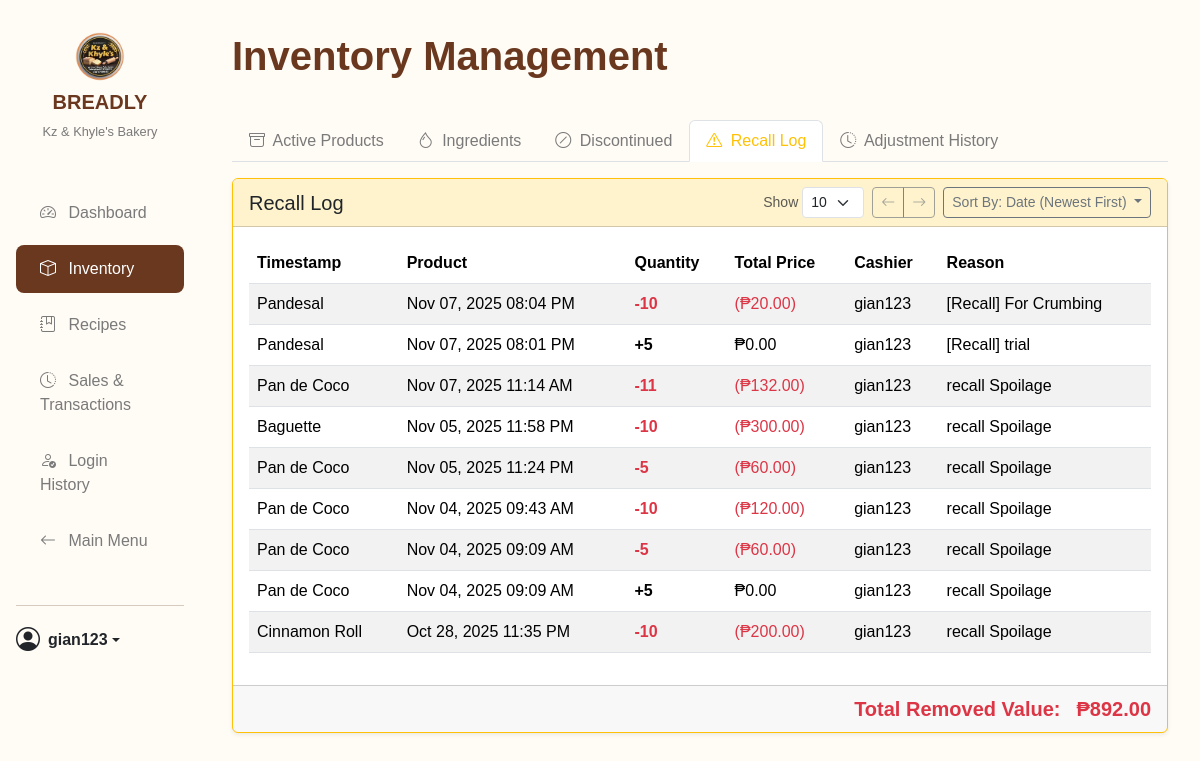
The page /nav/inventory_management.php?active_tab=recall (signed in) on the database as committed earlier.
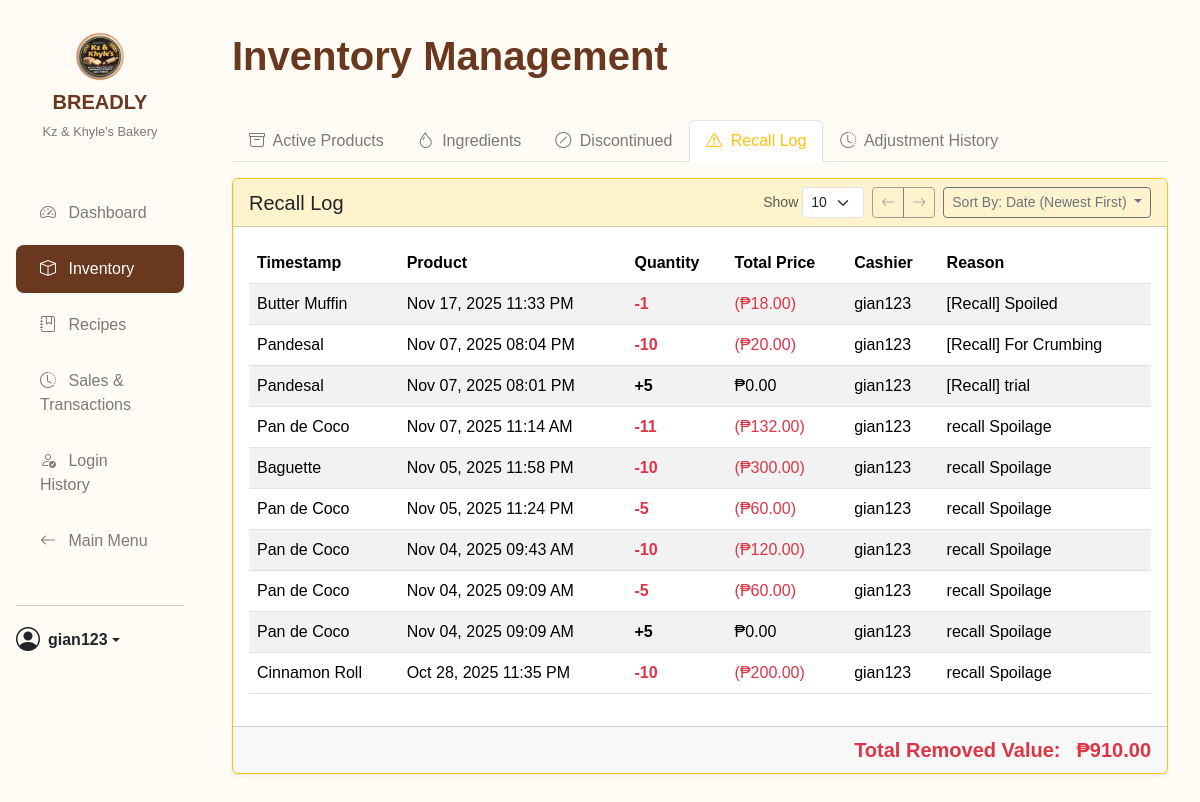
The same page on the database as committed later.
### tables this page shows
CREATE TABLE `stock_adjustments` (
  `adjustment_id` int(11) NOT NULL,
  `item_id` int(11) NOT NULL,
  `item_type` enum('product','ingredient') NOT NULL,
  `user_id` int(11) DEFAULT NULL,
  `adjustment_qty` float NOT NULL COMMENT 'Can be positive (add) or negative (remove)',
  `reason` varchar(255) DEFAULT NULL,
  `timestamp` datetime DEFAULT current_timestamp()
);

CREATE TABLE `users` (
  `user_id` int(11) NOT NULL,
  `username` varchar(100) NOT NULL,
  `password` varchar(255) DEFAULT NULL,
  `role` enum('manager','cashier') NOT NULL,
  `email` varchar(150) DEFAULT NULL,
  `phone_number` varchar(11) DEFAULT NULL,
  `enable_daily_report` tinyint(1) NOT NULL DEFAULT 0 COMMENT 'For daily SMS reports',
  `created_at` timestamp NOT NULL DEFAULT current_timestamp()
);

### db_connection.php (called while the page is built, shortened)
<?php
class Database {
    private $host = DB_HOST;
    private $db_name = DB_NAME;
    private $username = DB_USER;
    private $password = DB_PASS;
    private $conn;
    private function connect() {
        try {
            $this->conn = new PDO(
                "mysql:host={$this->host};dbname={$this->db_name};charset=utf8mb4",
                $this->username,
                $this->password
            );
            $this->conn->setAttribute(PDO::ATTR_ERRMODE, PDO::ERRMODE_EXCEPTION);
        } catch (PDOException $e) {
            error_log("Database Connection Failed: " . $e->getMessage());
            die("A critical database connection error occurred. Please contact support.");
        }
    }
    public function getConnection() {
        return $this->conn;
    }
}
?>

### src/InventoryManager.php (called while the page is built, shortened)
<?php
require_once '../db_connection.php';
class InventoryManager {
    private $conn;
    public function __construct() {
        $db = new Database();
        $this->conn = $db->getConnection();
    }
    public function getRecallHistoryByDate($date_start, $date_end) {
        try {
            $stmt = $this->conn->prepare("CALL InventoryGetRecallHistory(?, ?)");
            $stmt->execute([$date_start, $date_end]);
            $data = $stmt->fetchAll(PDO::FETCH_ASSOC);
            return $data;
        } catch (PDOException $e) {
            error_log("Error fetching recall history: " . $e->getMessage());
            return [];
        }
    }
}
?>

### nav/inventory_management.php (the view, shortened to what the rows shown need)
<?php
require_once "../src/InventoryManager.php";
$inventoryManager = new InventoryManager();
$active_tab = "products";
if (isset($_POST["active_tab"])) {
    $active_tab = $_POST["active_tab"];
} elseif (isset($_GET["active_tab"])) {
    $active_tab = $_GET["active_tab"];
} elseif (isset($_SESSION["active_tab"])) {
    $active_tab = $_SESSION["active_tab"];
    unset($_SESSION["active_tab"]);
}
$recall_history = $inventoryManager->getRecallHistoryByDate(
    "1970-01-01",
    "2099-12-31"
);
?>
<!DOCTYPE html>
<html lang="en">
<head>
    <link href="https://cdn.jsdelivr.net/npm/bootstrap@5.3.3/dist/css/bootstrap.min.css" rel="stylesheet">
    <link rel="stylesheet" href="https://cdn.jsdelivr.net/npm/bootstrap-icons@1.11.3/font/bootstrap-icons.css">
    <link rel="stylesheet" href="../styles/global.css">
    <link rel="stylesheet" href="../styles/dashboard.css">
    <link rel="stylesheet" href="../styles/recipes.css?v=3">
    <link rel="stylesheet" href="../styles/responsive.css?v=3">
</head>
<body class="dashboard">
<div class="container-fluid">
    <div class="row">
        <main class="col-lg-10 col-md-9 main-content">
            <div class="header d-flex justify-content-between align-items-center">
                <h1>Inventory Management</h1>
            </div>
            <div class="tab-content" id="inventoryTabContent">
                <div class="tab-pane fade <?php echo $active_tab === "recall"
                    ? "show active"
                    : ""; ?>" id="recall-pane" role="tabpanel">
                    <div class="card shadow-sm mt-3 border-warning">
                        <div class="card-body">
                            <div class="table-responsive">
                                <table class="table table-striped table-hover align-middle">
                                    <thead>
                                        <tr>
                                            <th data-sort-by="timestamp" data-sort-type="date">Timestamp</th>
                                            <th data-sort-by="item">Product</th>
                                            <th data-sort-by="qty" data-sort-type="number">Quantity</th>
                                            <th data-sort-by="value" data-sort-type="number">Total Price</th>
                                            <th data-sort-by="user">Cashier</th>
                                            <th>Reason</th>
                                        </tr>
                                    </thead>
                                    <tbody id="recall-table-body">
                                        <?php if (empty($recall_history)): ?>
                                            <tr><td colspan="6" class="text-center text-muted">No recall history found.</td></tr>
                                        <?php else: ?>
                                            <?php foreach (
                                                $recall_history
                                                as $log
                                            ): ?>
                                            <tr>
                                                <td data-label="Product"><?php echo htmlspecialchars(
                                                    $log["item_name"] ??
                                                        "Item Deleted"
                                                ); ?></td>
                                                <td data-label="Timestamp"><?php echo htmlspecialchars(
                                                    date(
                                                        "M d, Y h:i A",
                                                        strtotime(
                                                            $log["timestamp"]
                                                        )
                                                    )
                                                ); ?></td>
                                                <td data-label="Quantity">
                                                    <?php if (
                                                        $log["adjustment_qty"] <
                                                        0
                                                    ): ?>
                                                        <strong class="text-danger"><?php echo number_format(
                                                            $log[
                                                                "adjustment_qty"
                                                            ],
                                                            0
                                                        ); ?></strong>
                                                    <?php else: ?>
                                                        <strong class_name="text-success">+<?php echo number_format(
                                                            $log[
                                                                "adjustment_qty"
                                                            ],
                                                            0
                                                        ); ?></strong>
                                                    <?php endif; ?>
                                                </td>
                                                <td data-label="Total Price">
                                                    <?php if (
                                                        $log["removed_value"] <
                                                        0
                                                    ): ?>
                                                        <span class="text-danger">(₱<?php echo htmlspecialchars(
                                                            number_format(
                                                                abs(
                                                                    $log[
                                                                        "removed_value"
                                                                    ]
                                                                ),
                                                                2
                                                            )
                                                        ); ?>)</span>
                                                    <?php else: ?>
                                                        ₱0.00
                                                    <?php endif; ?>
                                                </td>
                                                <td data-label="Cashier"><?php echo htmlspecialchars(
                                                    $log["username"] ?? "N/A"
                                                ); ?></td>
                                                <td data-label="Reason"><?php echo htmlspecialchars(
                                                    $log["reason"]
                                                ); ?></td>
                                            </tr>
                                            <?php endforeach; ?>
                                        <?php endif; ?>
                                    </tbody>
                                </table>
                            </div>
                        </div>
                    </div>
                </div>
            </div> </main>
    </div>
</div>
</body>
</html>

Rows that differ between the two databases and show on the page:
added stock_adjustments: item_name "Butter Muffin", timestamp "Nov 17, 2025 11:33 PM", adjustment_qty "-1", log "18.00", user.username "gian123", reason "[Recall] Spoiled"
Other text that changed with them:
abs($total_recall_value): "892.00" → "910.00"
